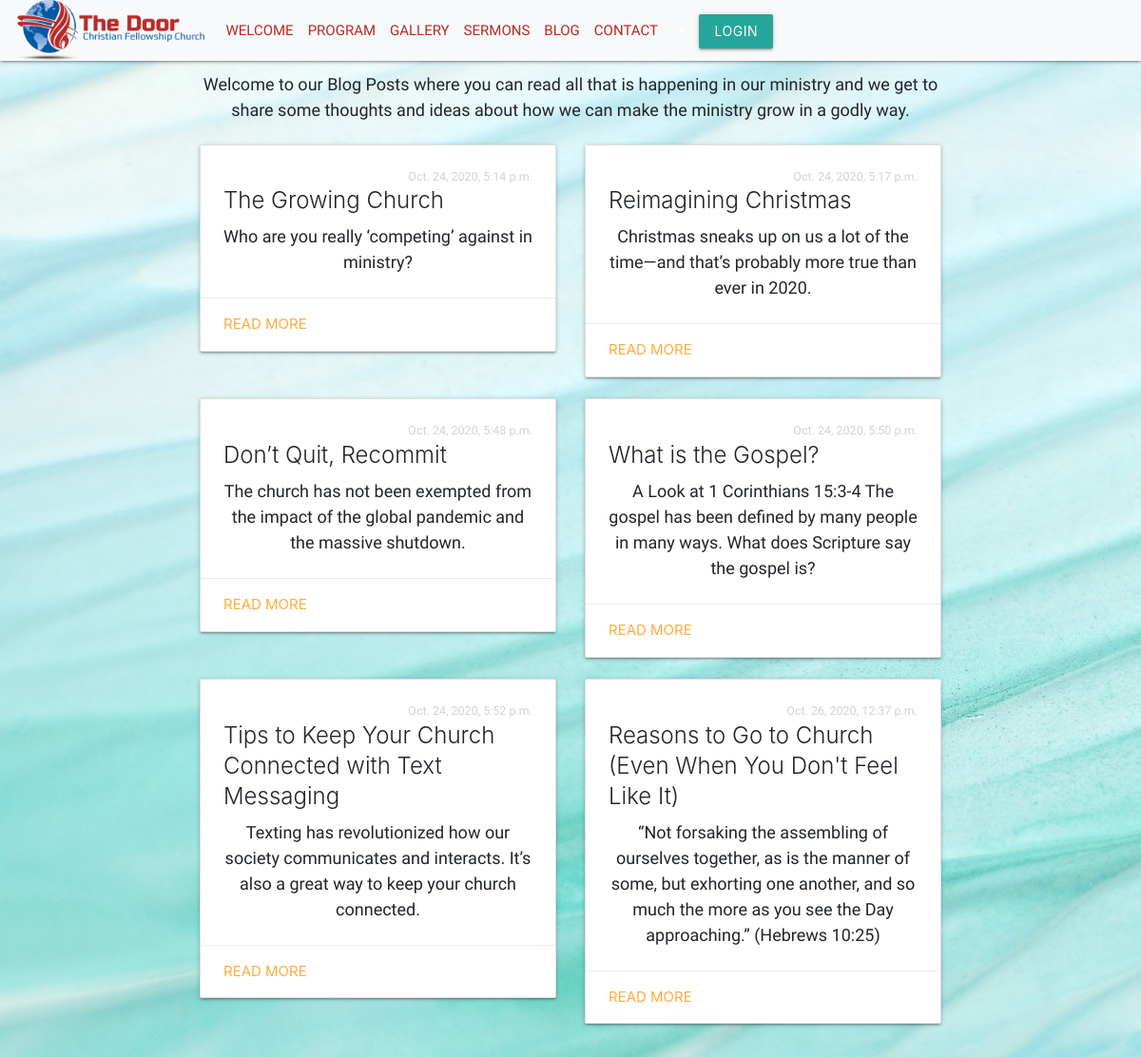
Page /blog on the committed database.
### dcfc/models.py (models this page shows, shortened)
class Article(models.Model):
	title = models.CharField(max_length=200)
	preview = models.TextField(max_length=500)
	content = models.TextField(max_length=1000)
	posted = models.DateTimeField(auto_now_add=True)

### dcfc/views.py (the view)
# urls.py: path('blog', views.all_post, name="blog"),
def all_post(request):
    posts = Article.objects.all()
    return render(request, 'blog.html', {'posts': posts})

### dcfc/templates/blog.html (shortened to what this page needs)
{%extends 'base.html'%}
{% block content %}
<div class="container">
  <p class="center-align" style="padding-top: 75px;">Welcome to our Blog Posts where you can read all that is happening in our ministry and we get to share some thoughts and ideas about how we can make the ministry grow in a godly way.</p>
</div>
<div class="container">
  <div class="row">
    {% for post in posts %}
    <div class="col-md-6">
      <div class="card ">
        <div class="card-content ">
          <p style="text-align: right; color: lightgray; font-size: smaller;">{{ post.posted }}</p>
          <span class="card-title"> {{ post.title }}</span>
          <p>{{ post.preview }}</p>
        </div>
        <div class="card-action">
          <a href="/post/{{ post.id }}">Read More</a>
        </div>
      </div>
    </div>
    {% endfor %}
  </div>
</div>
{% endblock %}

### dcfc/static/css/style.css (style rules this page uses)
body { background-image: url("/static/imgs/tex.jpg"); background-repeat: no-repeat; background-attachment: fixed; }
p, ul, table { font-size: 18px; text-align: center; font-family: 'Comfortaa', cursive; }

### rows in the picture
Article: posted "Oct. 24, 2020, 5:14 p.m.", title "The Growing Church", preview "Who are you really ‘competing’ against in ministry?"
Article: posted "Oct. 24, 2020, 5:17 p.m.", title "Reimagining Christmas", preview "Christmas sneaks up on us a lot of the time—and that’s probably more true than ever in 2020."
Article: posted "Oct. 24, 2020, 5:48 p.m.", title "Don’t Quit, Recommit", preview "The church has not been exempted from the impact of the global pandemic and the massive shutdown."
Article: posted "Oct. 24, 2020, 5:50 p.m.", title "What is the Gospel?", preview "A Look at 1 Corinthians 15:3-4 The gospel has been defined by many people in many ways. What does Scripture say the gospel is?"
Article: posted "Oct. 24, 2020, 5:52 p.m.", title "Tips to Keep Your Church Connected with Text Messaging", preview "Texting has revolutionized how our society communicates and interacts. It’s also a great way to keep your church connected."
Article: posted "Oct. 26, 2020, 12:37 p.m.", title "Reasons to Go to Church (Even When You Don't Feel Like It)", preview "“Not forsaking the assembling of ourselves together, as is the manner of some, but exhorting one another, and so much the more as you see the Day approaching.” (Hebrews 10:25)"
